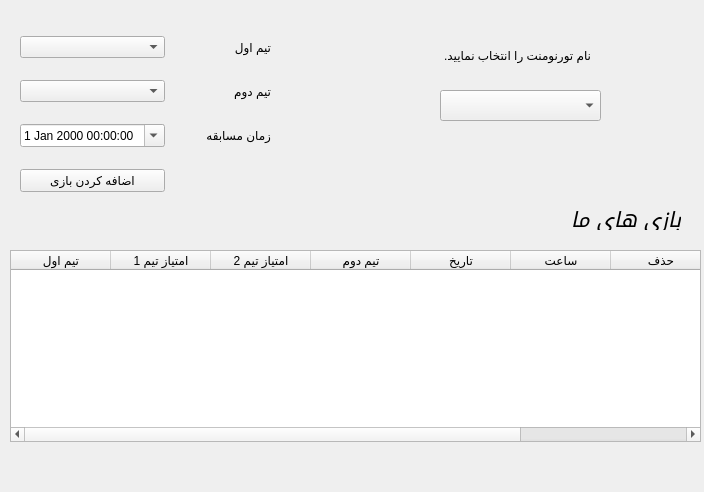
<?xml version="1.0" encoding="UTF-8"?>
<ui version="4.0">
 <class>boxing_arrange</class>
 <widget class="QWidget" name="boxing_arrange">
  <property name="geometry">
   <rect>
    <x>0</x>
    <y>0</y>
    <width>704</width>
    <height>492</height>
   </rect>
  </property>
  <property name="windowTitle">
   <string>Form</string>
  </property>
  <widget class="QLabel" name="our_team_label">
   <property name="geometry">
    <rect>
     <x>530</x>
     <y>210</y>
     <width>151</width>
     <height>20</height>
    </rect>
   </property>
   <property name="font">
    <font>
     <family>Sakkal Majalla</family>
     <pointsize>16</pointsize>
     <weight>50</weight>
     <italic>true</italic>
     <bold>false</bold>
     <strikeout>false</strikeout>
     <stylestrategy>PreferDefault</stylestrategy>
     <kerning>true</kerning>
    </font>
   </property>
   <property name="text">
    <string>بازی های ما</string>
   </property>
  </widget>
  <widget class="QTableWidget" name="our_games">
   <property name="geometry">
    <rect>
     <x>10</x>
     <y>250</y>
     <width>691</width>
     <height>192</height>
    </rect>
   </property>
   <property name="font">
    <font>
     <kerning>true</kerning>
    </font>
   </property>
   <property name="toolTip">
    <string> برای تغییر چیزی تغییرات را در جدول اعمال کنید .</string>
   </property>
   <column>
    <property name="text">
     <string>تیم اول</string>
    </property>
   </column>
   <column>
    <property name="text">
     <string>امتیاز تیم 1</string>
    </property>
   </column>
   <column>
    <property name="text">
     <string>امتیاز تیم 2</string>
    </property>
   </column>
   <column>
    <property name="text">
     <string>تیم دوم</string>
    </property>
   </column>
   <column>
    <property name="text">
     <string>تاریخ</string>
    </property>
   </column>
   <column>
    <property name="text">
     <string>ساعت</string>
    </property>
   </column>
   <column>
    <property name="text">
     <string>حذف</string>
    </property>
   </column>
   <column>
    <property name="text">
     <string>اعمال تغییرات</string>
    </property>
   </column>
  </widget>
  <widget class="QLabel" name="tour_name">
   <property name="geometry">
    <rect>
     <x>400</x>
     <y>40</y>
     <width>191</width>
     <height>31</height>
    </rect>
   </property>
   <property name="text">
    <string>نام تورنومنت را انتخاب نمایید.</string>
   </property>
  </widget>
  <widget class="QComboBox" name="tournoments">
   <property name="geometry">
    <rect>
     <x>440</x>
     <y>90</y>
     <width>161</width>
     <height>31</height>
    </rect>
   </property>
   <property name="font">
    <font>
     <pointsize>20</pointsize>
    </font>
   </property>
  </widget>
  <widget class="QWidget" name="widget" native="true">
   <property name="geometry">
    <rect>
     <x>20</x>
     <y>20</y>
     <width>251</width>
     <height>191</height>
    </rect>
   </property>
   <layout class="QGridLayout" name="gridLayout">
    <item row="1" column="0">
     <widget class="QComboBox" name="team2"/>
    </item>
    <item row="0" column="0">
     <widget class="QComboBox" name="team1"/>
    </item>
    <item row="0" column="1">
     <widget class="QLabel" name="label">
      <property name="text">
       <string>تیم اول</string>
      </property>
     </widget>
    </item>
    <item row="1" column="1">
     <widget class="QLabel" name="label_2">
      <property name="text">
       <string>تیم دوم</string>
      </property>
     </widget>
    </item>
    <item row="2" column="0">
     <widget class="QDateTimeEdit" name="dateTimeEdit">
      <property name="toolTip">
       <string extracomment="لطفا تاریخ و ساعت مسابقه ی خود را به میلادی وارد نمایید"/>
      </property>
      <property name="specialValueText">
       <string/>
      </property>
      <property name="accelerated">
       <bool>false</bool>
      </property>
      <property name="showGroupSeparator" stdset="0">
       <bool>false</bool>
      </property>
      <property name="dateTime">
       <datetime>
        <hour>0</hour>
        <minute>0</minute>
        <second>0</second>
        <year>2000</year>
        <month>1</month>
        <day>1</day>
       </datetime>
      </property>
      <property name="minimumDate">
       <date>
        <year>1752</year>
        <month>9</month>
        <day>14</day>
       </date>
      </property>
      <property name="minimumTime">
       <time>
        <hour>0</hour>
        <minute>0</minute>
        <second>0</second>
       </time>
      </property>
      <property name="currentSection">
       <enum>QDateTimeEdit::AmPmSection</enum>
      </property>
      <property name="calendarPopup">
       <bool>true</bool>
      </property>
     </widget>
    </item>
    <item row="2" column="1">
     <widget class="QLabel" name="label_3">
      <property name="text">
       <string>زمان مسابقه</string>
      </property>
     </widget>
    </item>
    <item row="3" column="0">
     <widget class="QPushButton" name="addgame">
      <property name="text">
       <string>اضافه کردن بازی</string>
      </property>
     </widget>
    </item>
   </layout>
  </widget>
 </widget>
 <resources/>
 <connections/>
</ui>
